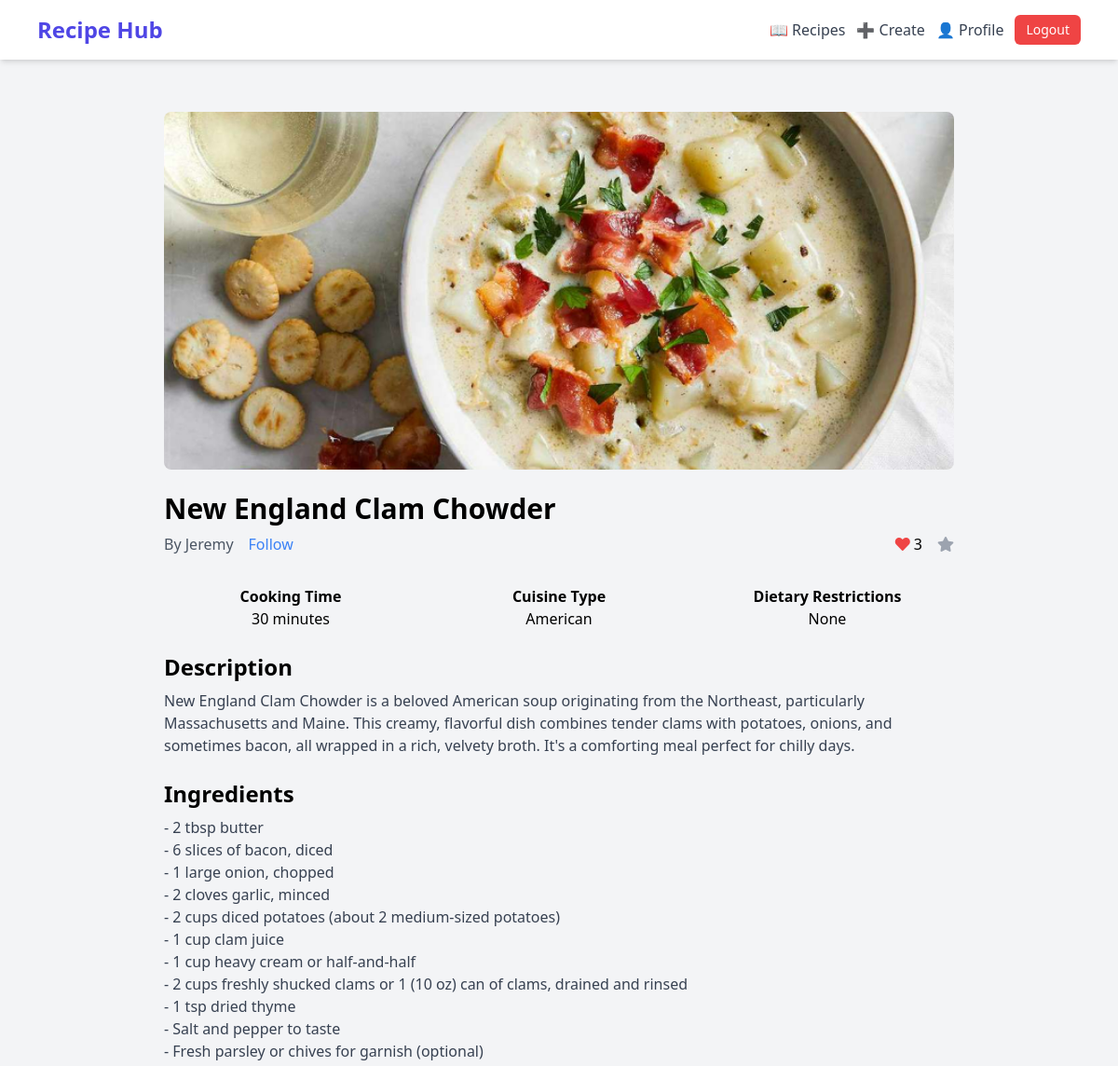
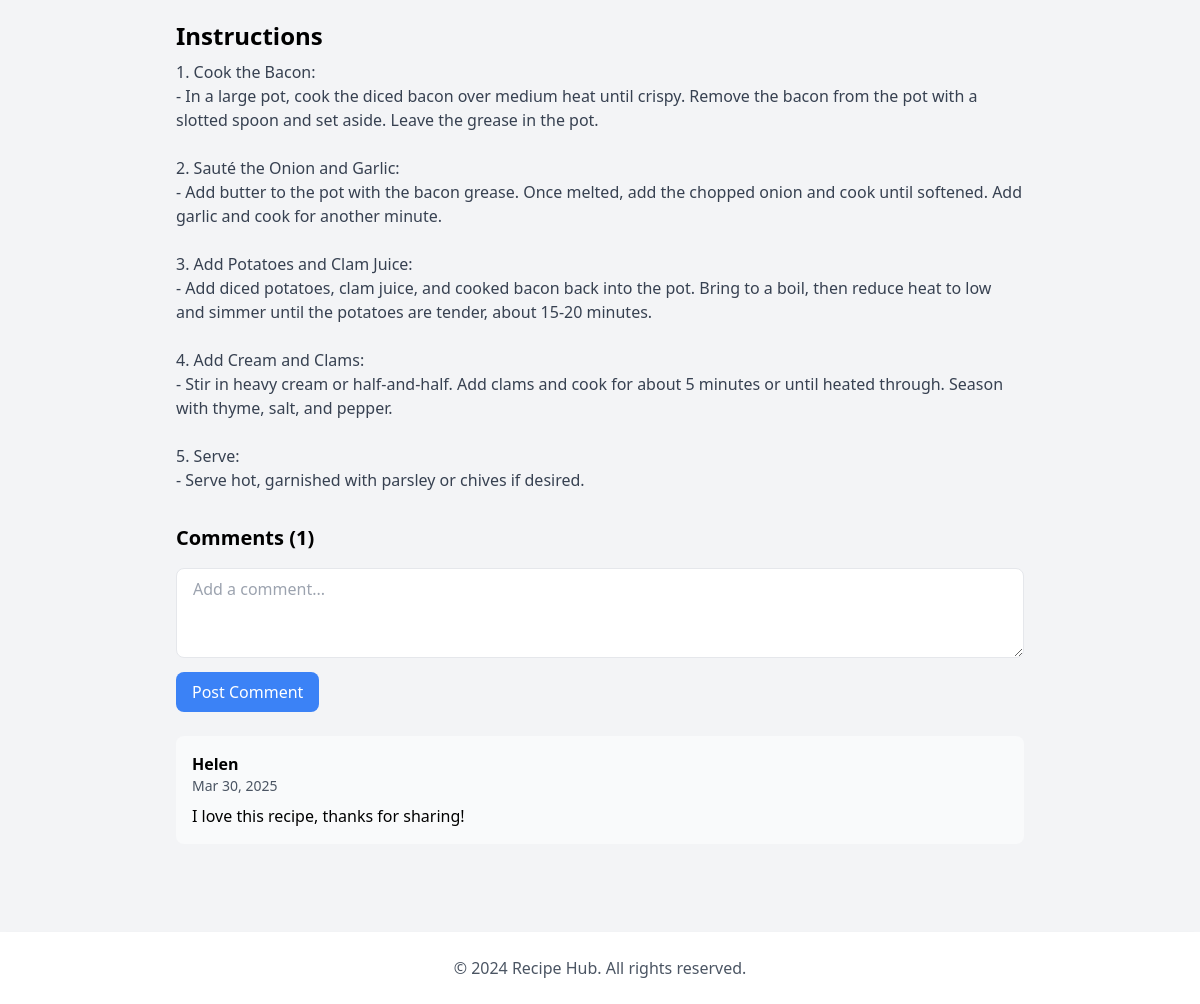
Screenshot of /recipe/13/ (signed in) with the database file from the repository (2 pictures, top to bottom).
### recipe_web/models.py (models this page shows, shortened)
class Recipe(models.Model):
    CUISINE_CHOICES = [
        ('italian', 'Italian'),
        ('chinese', 'Chinese'),
        ('indian', 'Indian'),
        ('mexican', 'Mexican'),
        ('other', 'Other'),
    ]
    DIETARY_CHOICES = [
        ('vegetarian', 'Vegetarian'),
        ('vegan', 'Vegan'),
        ('gluten_free', 'Gluten Free'),
        ('none', 'None'),
    ]
    author = models.ForeignKey('User', on_delete=models.CASCADE, related_name='recipes')
    title = models.CharField(max_length=200)
    description = models.TextField()
    ingredients = models.TextField()
    instructions = models.TextField()
    cooking_time = models.IntegerField()
    cuisine_type = models.CharField(max_length=100)
    dietary_restrictions = models.CharField(max_length=200, blank=True)
    image = models.ImageField(upload_to='recipe_images/', blank=True, null=True)
    created_at = models.DateTimeField(auto_now_add=True)
    updated_at = models.DateTimeField(auto_now=True)
    likes = models.ManyToManyField(User, related_name='liked_recipes', blank=True)
    favorites = models.ManyToManyField(User, related_name='favorite_recipes', blank=True)

class User(AbstractUser):
    email = models.EmailField(unique=True)
    bio = models.TextField(max_length=500, blank=True)
    profile_picture = models.ImageField(upload_to='profile_pictures/', blank=True, null=True)
    following = models.ManyToManyField('self', symmetrical=False, related_name='followers', blank=True)

class Comment(models.Model):
    user = models.ForeignKey(User, on_delete=models.CASCADE)
    recipe = models.ForeignKey(Recipe, on_delete=models.CASCADE)
    content = models.TextField()
    created_at = models.DateTimeField(auto_now_add=True)

### recipe_web/views.py (the view)
# urls.py: path("recipe/<int:pk>/", views.recipe_detail, name="recipe_detail"),
@login_required
def recipe_detail(request, pk):
    recipe = get_object_or_404(Recipe, pk=pk)
    comments = Comment.objects.filter(recipe=recipe).order_by("-created_at")
    is_favorite = (
        Favorite.objects.filter(user=request.user, recipe=recipe).exists()
        if request.user.is_authenticated
        else False
    )
    if request.method == "POST" and request.user.is_authenticated:
        comment_form = CommentForm(request.POST)
        if comment_form.is_valid():
            comment = comment_form.save(commit=False)
            comment.recipe = recipe
            comment.user = request.user
            comment.save()
            return redirect("recipe_detail", pk=pk)
    else:
        comment_form = CommentForm()
    context = {
        "recipe": recipe,
        "comments": comments,
        "comment_form": comment_form,
        "is_favorite": is_favorite,
        "user": request.user,
    }
    return render(request, "recipe_web/recipe_detail.html", context)

### recipe_web/forms.py
class CommentForm(forms.ModelForm):
    class Meta:
        model = Comment
        fields = ['content']

### recipe_web/templates/recipe_web/recipe_detail.html (shortened to what this page needs)
{% extends 'recipe_web/base.html' %}
{% load static %}
{% block content %}
<div class="max-w-4xl mx-auto p-6">
    {% if recipe.image %}
        <img src="{{ recipe.image.url }}" alt="{{ recipe.title }}" class="w-full h-96 object-cover rounded-lg mb-6">
    {% endif %}
    <div class="mb-8">
        <h1 class="text-3xl font-bold mb-2">{{ recipe.title }}</h1>
        <div class="flex justify-between items-center mb-4">
            <div class="flex items-center space-x-4">
                <p class="text-gray-600">By {{ recipe.author.username }}</p>
                {% if user != recipe.author %}
                    <form method="post" action="{% url 'toggle_follow' pk=recipe.author.pk %}" class="inline">
                        <button type="submit" class="text-blue-500 hover:text-blue-700">
                            {% if recipe.author in user.following.all %}Unfollow{% else %}Follow{% endif %}
                        </button>
                    </form>
                {% endif %}
            </div>
            <div class="flex items-center space-x-4">
                <form method="post" action="{% url 'toggle_like' pk=recipe.pk %}" class="inline">
                    <button type="submit" class="flex items-center space-x-1">
                        <i class="fas fa-heart {% if user in recipe.likes.all %}text-red-500{% else %}text-gray-400{% endif %}"></i>
                        <span>{{ recipe.likes.count }}</span>
                    </button>
                </form>
                <form method="post" action="{% url 'toggle_favorite' pk=recipe.pk %}" class="inline">
                    <button type="submit">
                        <i class="fas fa-star {% if user in recipe.favorites.all %}text-yellow-400{% else %}text-gray-400{% endif %}"></i>
                    </button>
                </form>
            </div>
        </div>
    </div>
    <div class="grid grid-cols-3 gap-4 mb-6">
        <div class="text-center">
            <p class="font-bold">Cooking Time</p>
            <p>{{ recipe.cooking_time }} minutes</p>
        </div>
        <div class="text-center">
            <p class="font-bold">Cuisine Type</p>
            <p>{{ recipe.cuisine_type }}</p>
        </div>
        <div class="text-center">
            <p class="font-bold">Dietary Restrictions</p>
            <p>{{ recipe.dietary_restrictions|default:"None" }}</p>
        </div>
    </div>
    <div class="mb-6">
        <h2 class="text-2xl font-bold mb-2">Description</h2>
        <p class="text-gray-700">{{ recipe.description }}</p>
    </div>
    <div class="mb-6">
        <h2 class="text-2xl font-bold mb-2">Ingredients</h2>
        <p class="text-gray-700 whitespace-pre-line">{{ recipe.ingredients }}</p>
    </div>
    <div class="mb-6">
        <h2 class="text-2xl font-bold mb-2">Instructions</h2>
        <p class="text-gray-700 whitespace-pre-line">{{ recipe.instructions }}</p>
    </div>
    <div class="mt-8">
        <h2 class="text-xl font-bold mb-4">Comments ({{ recipe.comment_set.count }})</h2>
        {% if user.is_authenticated %}
            <form method="post" action="{% url 'add_comment' recipe.pk %}" class="mb-6">
                <textarea name="content" rows="3" class="w-full px-4 py-2 border rounded-lg" placeholder="Add a comment..."></textarea>
                <button type="submit" class="mt-2 bg-blue-500 text-white px-4 py-2 rounded-lg hover:bg-blue-600">Post Comment</button>
            </form>
        {% endif %}
        <div class="space-y-4">
            {% for comment in comments %}
                <div class="bg-gray-50 p-4 rounded-lg">
                    <div class="flex justify-between items-start">
                        <div>
                            <p class="font-semibold">{{ comment.user.username }}</p>
                            <p class="text-gray-600 text-sm">{{ comment.created_at|date:"M d, Y" }}</p>
                        </div>
                    </div>
                    {% if request.GET.edit_comment|slugify == comment.pk|slugify %}
                        <form method="post" action="{% url 'edit_comment' pk=comment.pk %}" class="mt-2">
                            {% csrf_token %}
                            <textarea name="content" class="w-full px-4 py-2 border rounded-lg">{{ comment.content }}</textarea>
                            <div class="mt-2 space-x-2">
                                <button type="submit" class="bg-blue-500 text-white px-4 py-2 rounded-lg hover:bg-blue-600">Save</button>
                                <a href="{{ request.path }}" class="bg-gray-500 text-white px-4 py-2 rounded-lg hover:bg-gray-600">Cancel</a>
                            </div>
                        </form>
                    {% else %}
                        <div class="mt-2">
                            <p>{{ comment.content }}</p>
                        </div>
                    {% endif %}
                </div>
            {% endfor %}
        </div>
    </div>
</div>
{% endblock %}

### rows the page displays
Recipe: image (picture), title "New England Clam Chowder", author.username "Jeremy", likes.count "3", cooking_time "30", cuisine_type "American", dietary_restrictions "None", description "New England Clam Chowder is a beloved American soup originating from the Northeast, particularly Massachusetts and Maine. This creamy, flavorful dish combines tender clams with potatoes, onions, and sometimes bacon, all wrapped in a rich, velvety broth. It's a comforting meal perfect for chilly days.", ingredients "- 2 tbsp butter - 6 slices of bacon, diced - 1 large onion, chopped - 2 cloves garlic, minced - 2 cups diced potatoes (about 2 medium-sized potatoes) - 1 cup clam juice - 1 cup heavy cream or half-and-half - 2 cups freshly shucked clams or 1 (10 oz) can of clams, drained and rinsed - 1 tsp dried thyme - Salt and pepper to taste - Fresh parsley or chives for garnish (optional)", instructions "1. Cook the Bacon: - In a large pot, cook the diced bacon over medium heat until crispy. Remove the bacon from the pot with a slotted spoon and set aside. Leave the grease in the pot. 2. Sauté the Onion and Garlic: - Add butter to the pot with the bacon grease. Once melted, add the chopped onion and cook until softened. Add garlic and cook for another minute. 3. Add Potatoes and Clam Juice: - Add diced potatoes, clam juice, and cooked bacon back into the pot. Bring to a boil, then reduce heat to low and simmer until the potatoes are tender, about 15-20 minutes. 4. Add Cream and Clams: - Stir in heavy cream or half-and-half. Add clams and cook for about 5 minutes or until heated through.…", comment_set.count "1"
Comment: user.username "Helen", created_at "Mar 30, 2025", content "I love this recipe, thanks for sharing!"
